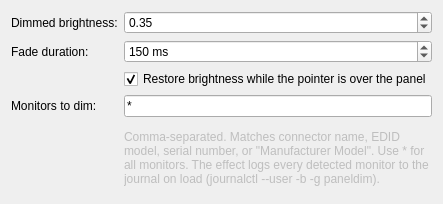
<?xml version="1.0" encoding="UTF-8"?>
<ui version="4.0">
 <class>PanelDimConfig</class>
 <widget class="QWidget" name="PanelDimConfig">
  <layout class="QFormLayout" name="formLayout">
   <item row="0" column="0">
    <widget class="QLabel" name="label_brightness">
     <property name="text"><string>Dimmed brightness:</string></property>
    </widget>
   </item>
   <item row="0" column="1">
    <widget class="QDoubleSpinBox" name="kcfg_Brightness">
     <property name="decimals"><number>2</number></property>
     <property name="minimum"><double>0.050000000000000</double></property>
     <property name="maximum"><double>1.000000000000000</double></property>
     <property name="singleStep"><double>0.050000000000000</double></property>
     <property name="value"><double>0.350000000000000</double></property>
    </widget>
   </item>
   <item row="1" column="0">
    <widget class="QLabel" name="label_duration">
     <property name="text"><string>Fade duration:</string></property>
    </widget>
   </item>
   <item row="1" column="1">
    <widget class="QSpinBox" name="kcfg_Duration">
     <property name="suffix"><string> ms</string></property>
     <property name="minimum"><number>0</number></property>
     <property name="maximum"><number>2000</number></property>
     <property name="singleStep"><number>50</number></property>
     <property name="value"><number>150</number></property>
    </widget>
   </item>
   <item row="2" column="1">
    <widget class="QCheckBox" name="kcfg_HoverUndim">
     <property name="text"><string>Restore brightness while the pointer is over the panel</string></property>
     <property name="checked"><bool>true</bool></property>
    </widget>
   </item>
   <item row="3" column="0">
    <widget class="QLabel" name="label_outputs">
     <property name="text"><string>Monitors to dim:</string></property>
    </widget>
   </item>
   <item row="3" column="1">
    <widget class="QLineEdit" name="kcfg_Outputs">
     <property name="placeholderText"><string>* or e.g. DP-2, Odyssey G8, H4ZX123456</string></property>
     <property name="text"><string>*</string></property>
    </widget>
   </item>
   <item row="4" column="1">
    <widget class="QLabel" name="label_hint">
     <property name="text"><string>Comma-separated. Matches connector name, EDID model, serial number, or "Manufacturer Model". Use * for all monitors. The effect logs every detected monitor to the journal on load (journalctl --user -b -g paneldim).</string></property>
     <property name="wordWrap"><bool>true</bool></property>
     <property name="enabled"><bool>false</bool></property>
    </widget>
   </item>
  </layout>
 </widget>
 <resources/>
 <connections/>
</ui>
